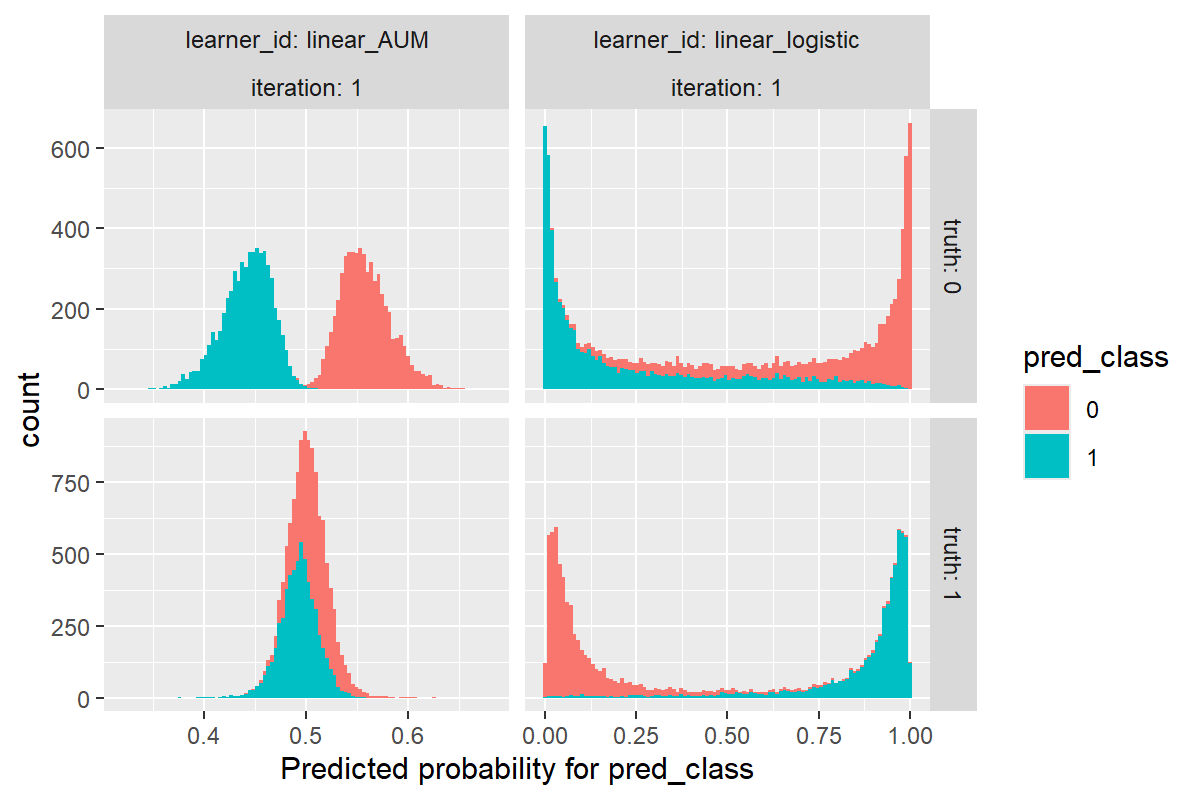

Recreate this plot in R.
(objs=load("2025-04-04-nnet_prop0.01.RData"))#from beluga scratch
score_dt <- bench.result$score()#mlr3resampling::score(bench.result)

linear_dt <- score_dt[grepl("linear", learner_id) & grepl("EMNIST_seed1", task_id) & iteration==1]
library(data.table)
melt_dt_list <- list()
for(row_i in 1:nrow(linear_dt)){
  ptest <- linear_dt$prediction_test[[row_i]]
  melt_dt_list[[row_i]] <- melt(
    data.table(prob=ptest$prob, truth=ptest$truth, linear_dt[row_i, .(learner_id, iteration)]),
    measure.vars=measure(pred_class, pattern="prob[.]([0-1])"))
}
(melt_dt <- rbindlist(melt_dt_list))
library(ggplot2)

gg <- ggplot()+
  geom_histogram(aes(
    value, fill=pred_class, group=pred_class),
    bins=100,
    data=melt_dt)+
  scale_x_continuous("Predicted probability for pred_class")+
  facet_grid(truth ~ learner_id, scales="free", labeller=label_both)
png("2025-04-04-nnet_prop0.01-pred.png", width=6, height=4, units="in", res=200)
print(gg)
dev.off()
